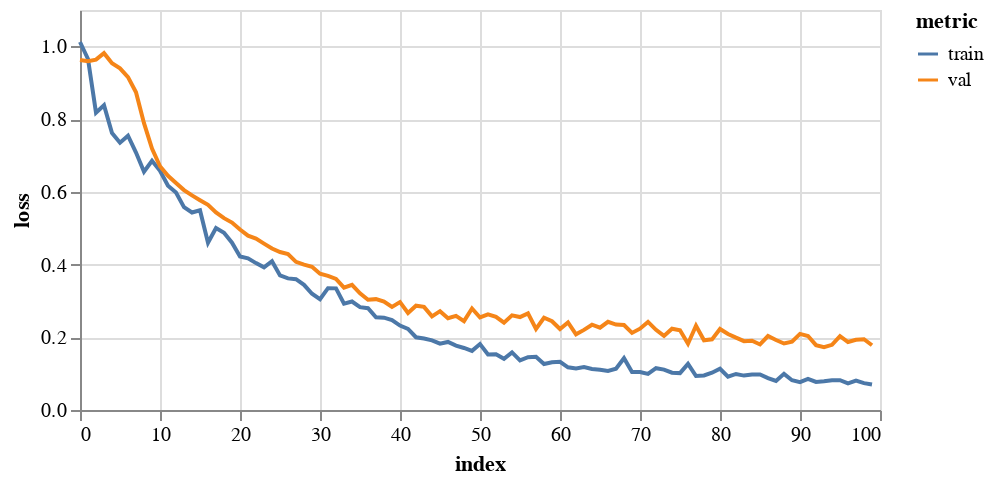

Source (notebook cell):
### Markdown cell above
## 3. Train a GCN

### Code cell
gcn = FeaStNet()
history = gcn.trainModel(trainData, valData, 
                     epochs=100, 
                     batch_size=256, 
                     flatten=True, 
                     logTrans=False, 
                     ssTrans=True, 
                     saveDir='./results/gcn01/')

plotHistory(history)

### Figure 1 — Vega-Lite specification as saved in the notebook (floating-point values rounded to 4 significant figures)
{"config": {"view": {"continuousWidth": 400, "continuousHeight": 300}}, "data": {"name": "data-8cd3071ae37ceeb6d82cb68b2278c0ae"}, "mark": "line", "encoding": {"color": {"type": "nominal", "field": "metric"}, "tooltip": [{"type": "quantitative", "field": "epoch"}, {"type": "quantitative", "field": "value"}], "x": {"type": "quantitative", "field": "index"}, "y": {"type": "quantitative", "axis": {"title": "loss"}, "field": "value"}}, "height": 200, "transform": [{"fold": ["train", "val"], "as": ["metric", "value"]}], "width": 400, "$schema": "https://vega.github.io/schema/vega-lite/v4.8.1.json", "datasets": {"data-8cd3071ae37ceeb6d82cb68b2278c0ae": [{"index": 0, "train": 1.012, "val": 0.9627}, {"index": 1, "train": 0.9652, "val": 0.9594}, {"index": 2, "train": 0.8177, "val": 0.9635}, {"index": 3, "train": 0.8381, "val": 0.9813}, {"index": 4, "train": 0.7617, "val": 0.9536}, {"index": 5, "train": 0.735, "val": 0.9394}, {"index": 6, "train": 0.7543, "val": 0.9154}, {"index": 7, "train": 0.7081, "val": 0.8736}, {"index": 8, "train": 0.6554, "val": 0.7888}, {"index": 9, "train": 0.6854, "val": 0.7191}, {"index": 10, "train": 0.6578, "val": 0.6703}, {"index": 11, "train": 0.6168, "val": 0.6441}, {"index": 12, "train": 0.5981, "val": 0.6244}, {"index": 13, "train": 0.5577, "val": 0.6048}, {"index": 14, "train": 0.5431, "val": 0.5902}, {"index": 15, "train": 0.5492, "val": 0.5769}, {"index": 16, "train": 0.4598, "val": 0.5642}, {"index": 17, "train": 0.5004, "val": 0.5435}, {"index": 18, "train": 0.4875, "val": 0.5275}, {"index": 19, "train": 0.4602, "val": 0.5155}, {"index": 20, "train": 0.4222, "val": 0.4962}, {"index": 21, "train": 0.4169, "val": 0.4794}, {"index": 22, "train": 0.4039, "val": 0.4712}, {"index": 23, "train": 0.3922, "val": 0.4577}, {"index": 24, "train": 0.409, "val": 0.4442}, {"index": 25, "train": 0.37, "val": 0.4344}, {"index": 26, "train": 0.362, "val": 0.4289}, {"index": 27, "train": 0.3598, "val": 0.4073}, {"index": 28, "train": 0.3443, "val": 0.3997}, {"index": 29, "train": 0.3196, "val": 0.3938}, {"index": 30, "train": 0.3048, "val": 0.3747}, {"index": 31, "train": 0.3351, "val": 0.3687}, {"index": 32, "train": 0.3345, "val": 0.3603}, {"index": 33, "train": 0.2924, "val": 0.3363}, {"index": 34, "train": 0.2984, "val": 0.3442}, {"index": 35, "train": 0.283, "val": 0.3207}, {"index": 36, "train": 0.2798, "val": 0.3031}, {"index": 37, "train": 0.255, "val": 0.3049}, {"index": 38, "train": 0.254, "val": 0.2983}, {"index": 39, "train": 0.2471, "val": 0.2833}, {"index": 40, "train": 0.2322, "val": 0.2966}, {"index": 41, "train": 0.223, "val": 0.267}, {"index": 42, "train": 0.2, "val": 0.2868}, {"index": 43, "train": 0.1966, "val": 0.2836}, {"index": 44, "train": 0.1916, "val": 0.2574}, {"index": 45, "train": 0.1823, "val": 0.2718}, {"index": 46, "train": 0.1871, "val": 0.2522}, {"index": 47, "train": 0.1771, "val": 0.2587}, {"index": 48, "train": 0.1705, "val": 0.2444}, {"index": 49, "train": 0.1626, "val": 0.2792}, {"index": 50, "train": 0.1813, "val": 0.2545}, {"index": 51, "train": 0.1529, "val": 0.2629}, {"index": 52, "train": 0.1534, "val": 0.2564}, {"index": 53, "train": 0.1407, "val": 0.2403}, {"index": 54, "train": 0.1584, "val": 0.2603}, {"index": 55, "train": 0.1364, "val": 0.2557}, {"index": 56, "train": 0.1453, "val": 0.2658}, {"index": 57, "train": 0.1465, "val": 0.2232}, {"index": 58, "train": 0.1265, "val": 0.2537}, {"index": 59, "train": 0.1314, "val": 0.2441}, {"index": 60, "train": 0.1324, "val": 0.2227}, {"index": 61, "train": 0.1174, "val": 0.2406}, {"index": 62, "train": 0.1143, "val": 0.2081}, {"index": 63, "train": 0.1178, "val": 0.2203}, {"index": 64, "train": 0.113, "val": 0.2346}, {"index": 65, "train": 0.1107, "val": 0.2262}, {"index": 66, "train": 0.1075, "val": 0.2424}, {"index": 67, "train": 0.1136, "val": 0.2348}, {"index": 68, "train": 0.1425, "val": 0.2337}, {"index": 69, "train": 0.1044, "val": 0.212}, {"index": 70, "train": 0.1046, "val": 0.2237}, {"index": 71, "train": 0.09918, "val": 0.2422}, {"index": 72, "train": 0.1151, "val": 0.2205}, {"index": 73, "train": 0.1111, "val": 0.2036}, {"index": 74, "train": 0.1025, "val": 0.2236}, {"index": 75, "train": 0.1014, "val": 0.2191}, {"index": 76, "train": 0.127, "val": 0.1822}, {"index": 77, "train": 0.09356, "val": 0.2317}, {"index": 78, "train": 0.09492, "val": 0.1917}, {"index": 79, "train": 0.1025, "val": 0.1943}, {"index": 80, "train": 0.1135, "val": 0.2229}, {"index": 81, "train": 0.09159, "val": 0.2091}, {"index": 82, "train": 0.09912, "val": 0.1989}, {"index": 83, "train": 0.09463, "val": 0.1893}, {"index": 84, "train": 0.09761, "val": 0.1903}, {"index": 85, "train": 0.09761, "val": 0.1803}, {"index": 86, "train": 0.0878, "val": 0.2035}, {"index": 87, "train": 0.07975, "val": 0.1925}, {"index": 88, "train": 0.09939, "val": 0.1828}, {"index": 89, "train": 0.08191, "val": 0.1876}, {"index": 90, "train": 0.07646, "val": 0.2092}, {"index": 91, "train": 0.08569, "val": 0.2036}, {"index": 92, "train": 0.07718, "val": 0.1784}, {"index": 93, "train": 0.07885, "val": 0.1728}, {"index": 94, "train": 0.08196, "val": 0.1793}, {"index": 95, "train": 0.08213, "val": 0.2031}, {"index": 96, "train": 0.07344, "val": 0.187}, {"index": 97, "train": 0.08072, "val": 0.1931}, {"index": 98, "train": 0.07396, "val": 0.1947}, {"index": 99, "train": 0.06991, "val": 0.1781}]}}
